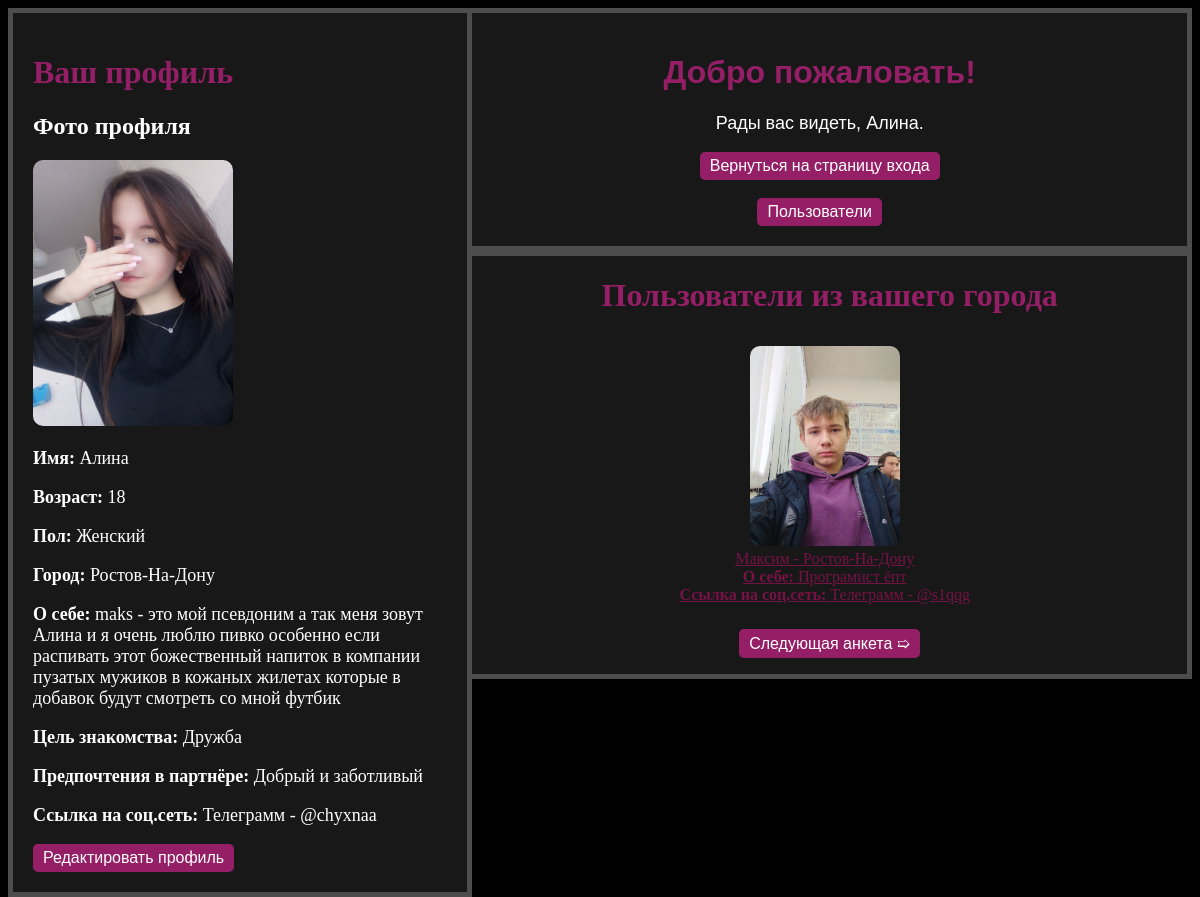
Screenshot of /home/ (signed in) with the database file from the repository.
### blog/models.py (models this page shows, shortened)
class Profile(models.Model):
    age = models.PositiveIntegerField(default=18,validators = [MaxValueValidator(100),MinValueValidator(18)])
    sity = models.ForeignKey(Sity, on_delete=models.CASCADE, blank=True, null=True, related_name='residents')
    about_me = models.TextField(blank=True, null=True)
    gender = models.ForeignKey(Gender, on_delete=models.CASCADE, blank=True, null=True, related_name='gena')
    user = models.OneToOneField(User, on_delete=models.CASCADE, related_name='profile')
    image = models.ImageField(upload_to='profile_images/', blank=True, null=True)
    the_purpose_of_dating = models.ForeignKey(The_purpose_of_dating, on_delete=models.CASCADE, blank=True, null=True, related_name='zel')
    preferences = models.TextField(blank=True, null=True)
    message = models.CharField(max_length=200, default="Не указано")

class Gender(models.Model):
    title = models.CharField(max_length=20)
    def __str__(self):
        return self.title

class Sity(models.Model):
    title = models.CharField(max_length=100)
    def __str__(self):
        return self.title

class The_purpose_of_dating(models.Model):
    title = models.CharField(max_length=50)
    def __str__(self):
        return self.title

### blog/views.py (the view)
# urls.py: path('home/', views.home, name='home'),
def home(request):
    current_user_profile = request.user.profile
    current_user_city = current_user_profile.sity
    profiles = Profile.objects.filter(sity=current_user_city).exclude(user=request.user)
    random_profile = random.sample(list(profiles), min(len(profiles), 1))
    user_profile = get_object_or_404(Profile, user=request.user)
    return render(request, 'home.html' , {'user_profile': user_profile , 'profiles': random_profile})

### blog/templates/home.html (shortened to what this page needs)
<!DOCTYPE html>
<html lang="ru">
<head>
</head>
<body>
    <div class="profile">
        <h1>Ваш профиль</h1>
        <h2>Фото профиля</h2>
        {% if user_profile.image %}
            <img src="{{ user.profile.image.url }}" alt="Фото профиля" style="max-width: 200px;">
        {% else %}
            <p>Фото профиля отсутствует.</p>
        {% endif %}
            <p><strong>Имя: </strong>{{ user_profile.user.username }}</p>
            <p><strong>Возраст: </strong>{{ user_profile.age }}</p>
            <p><strong>Пол: </strong>{{ user_profile.gender }}</p>
            <p><strong>Город: </strong>{{ user_profile.sity }}</p>
            <p><strong>О себе: </strong>{{ user_profile.about_me }}</p>
            <p><strong>Цель знакомства: </strong>{{ user_profile.the_purpose_of_dating }}</p>
            <p><strong>Предпочтения в партнёре: </strong>{{ user_profile.preferences }}</p>
            <p><strong>Ссылка на соц.сеть: </strong>{{ user_profile.message }}</p>
        <form method="get" action="{% url 'profile' %}">
            <button type="submit">Редактировать профиль</button>
        </form>
    </div>
    <div class="home">
        <h1>Добро пожаловать!</h1>
        <p>Рады вас видеть, {{ user.username }}.</p>
        <form method="POST" action="{% url 'login' %}">
            <button type="submit">Вернуться на страницу входа</button>
        </form><br>
        <form method="post" action="{% url 'user_list' %}">
            <button type="submit">Пользователи</button>
        </form>
    </div>
    <div class="users">
        <h1>Пользователи из вашего города</h1>
        {% if profiles %}
            <ul>
                {% for item in profiles %}
                    <li>
                        <img src="{{ item.image.url }}" alt="Фото профиля" style="max-width: 150px;"><br>
                        <a href="{% url 'user_profile' item.user.id %}">
                            {{ item.user.username }} - {{ item.sity.title }}<br>
                            <strong>О себе: </strong>{{ item.about_me }}<br>
                            <strong>Ссылка на соц.сеть: </strong>{{ item.message }}
                        </a>
                    </li>
                {% endfor %}
                <div>
                    <form method="post" action="{% url 'home' %}">
                        <button type="submit">Следующая анкета ➯</button>
                    </form>
                </div>
            </ul>
        {% else %}
            <p>К сожалению, пользователей из вашего города пока нет.</p>
        {% endif %}
    </div>
</body>
</html>

### blog/templates/home.html (style rules this page uses)
body { background: #000000; }
.home { font-family: Arial, sans-serif; text-align: center; background-color: #181818; border: 5px solid #4d4d4d; color: #fff; margin: 0; padding: 20px; }
.profile { float: left; background: #181818; width: 35%; color: #fff; border: 5px solid #4d4d4d; padding: 20px; }
.users { text-align: center; background: #181818; border: 5px solid #4d4d4d; color: #fff; }
button { background-color: #951f66; color: #fff; border: none; padding: 5px 10px; font-size: 16px; cursor: pointer; border-radius: 5px; transition: background 0.3s ease-in-out; }
ul { list-style: none; padding: 0; }
li { margin: 15px 0; padding: 10px; }
h1 { color: #951f66; }
p { font-size: 18px; }
img { max-width: 100%; height: auto; border-radius: 10px; }
a { color: #751246; }

### rows the page displays
Profile: user.username "Алина", age "18", gender "Женский", sity "Ростов-На-Дону", about_me "maks - это мой псевдоним а так меня зовут Алина и я очень люблю пивко особенно если распивать этот божественный напиток в компании пузатых мужиков в кожаных жилетах которые в добавок будут смотреть со мной футбик", the_purpose_of_dating "Дружба", preferences "Добрый и заботливый", message "Телеграмм - @chyxnaa"
Profile: image (picture), user.username "Максим", sity "Ростов-На-Дону", about_me "Програмист ёпт", message "Телеграмм - @s1qqg"

### other values shown
{{ user.username }} "Алина"
